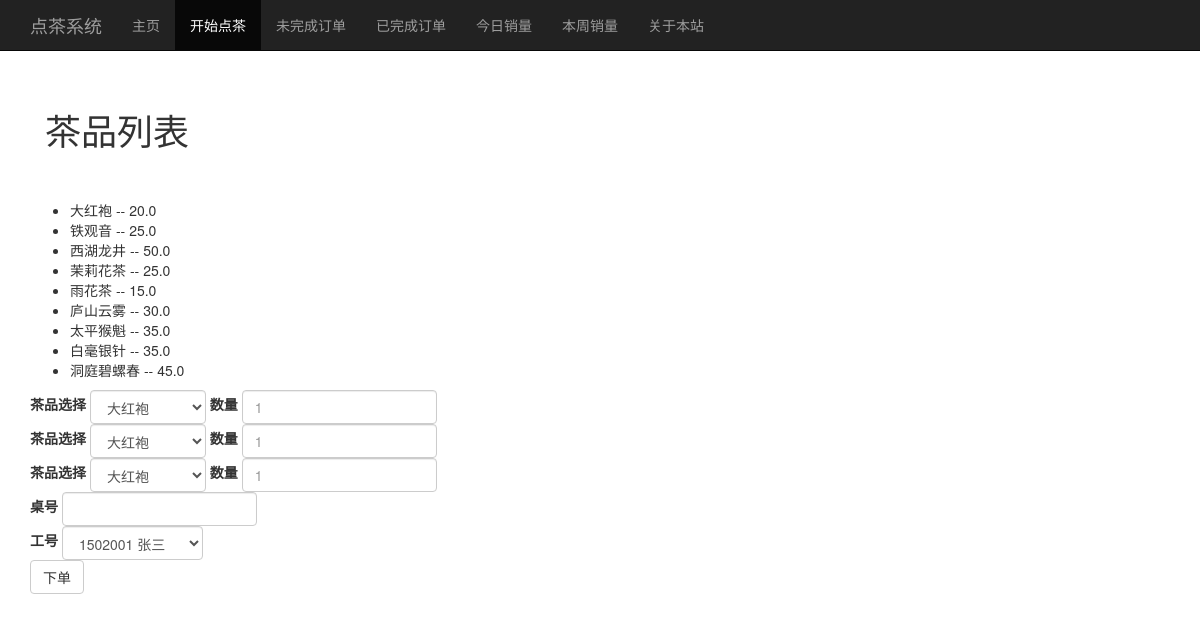
Screenshot of /ordersys/order/ with the database file from the repository.
### ordersys/models.py (models this page shows, shortened)
class Tea(models.Model):
    name = models.CharField(max_length = 20)
    price = models.FloatField()

### ordersys/views.py (the view)
@csrf_exempt
def order(request):
    tea_list = Tea.objects.all()
    emp_list = Employee.objects.all()
    return render(request,'order.html',{'tea_list':tea_list,'emp_list':emp_list})

### templates/order.html (shortened to what this page needs)
{% load staticfiles %}
<!DOCTYPE html>
<html lang="en">
<head>
    <link href="http://cdn.bootcss.com/bootstrap/3.3.5/css/bootstrap.min.css" rel="stylesheet">
    <link href="http://v3.bootcss.com/dist/css/bootstrap-theme.min.css" rel="stylesheet">
    <link href="http://v3.bootcss.com/examples/theme/theme.css" rel="stylesheet">
</head>
<body>
    <nav class="navbar navbar-inverse navbar-fixed-top" role="navigation">
        <div class="container">
            <div class="navbar-header">
                <a href="{% url 'mainpage'%}" class="navbar-brand">点茶系统</a>
            </div>
            <div id="navbar" class="collapse navbar-collapse">
                <ul class="nav navbar-nav">
                    <li><a href="{% url 'mainpage'%}">主页</a></li>
                    <li class="active"><a href="{% url 'ordersys:order' %}">开始点茶</a></li>
                    <li><a href="{% url 'ordersys:unfinorder' %}">未完成订单</a></li>
                    <li><a href="{% url 'ordersys:finorder' %}">已完成订单</a></li>
                    <li><a href="{% url 'ordersys:stat' %}">今日销量</a></li>
                    <li><a href="{% url 'ordersys:statweek' %}">本周销量</a></li>
                    <li><a href="{% url 'about' %}">关于本站</a> </li>
                </ul>
            </div>
        </div>
    </nav>
        <div class="container">
        <div class="starter">
            <h1>茶品列表</h1>
        </div>
        <ul>
            {% for tea in tea_list %}
            <li>{{ tea.name }} -- {{ tea.price }} </li>
            {% endfor %}
        </ul>
    </div>
    <div class="container">
        <form class="form-inline" action="{% url 'ordersys:addorder'%}" method="post">
            <div class="form-group">
                <label for="exampleInputName2">茶品选择</label>
                <select name="select1" class="form-control">
                    {% for tea in tea_list %}
                    <option value="{{ tea.id }}">{{ tea.name }}</option>
                    {% endfor %}
                </select>
            </div>
            <div class="form-group">
                <label for="exampleInputEmail2">数量</label>
                <input type="text" name="number1" class="form-control" id="exampleInputEmail2" placeholder="1">
            </div>
            <div class="form-group">
                <label for="exampleInputName2">茶品选择</label>
                <select name="select2" class="form-control">
                    {% for tea in tea_list %}
                    <option value="{{ tea.id }}">{{ tea.name }}</option>
                    {% endfor %}
                </select>
            </div>
            <div class="form-group">
                <label for="exampleInputEmail2">数量</label>
                <input type="text" name="number2" class="form-control" id="exampleInputEmail2" placeholder="1">
            </div>
            <div class="form-group">
                <label for="exampleInputName2">茶品选择</label>
                <select name="select3" class="form-control">
                    {% for tea in tea_list %}
                    <option value="{{ tea.id }}">{{ tea.name }}</option>
                    {% endfor %}
                </select>
            </div>
            <div class="form-group">
                <label for="exampleInputEmail2">数量</label>
                <input type="text" name="number3" class="form-control" id="exampleInputEmail2" placeholder="1">
            </div>
            <div class="form-group">
                <label for="exampleInputEmail2">桌号</label>
                <input type="text" name="deskid" class="form-control" id="exampleInputEmail2" placeholder="">
            </div>
            <div class="form-group">
                <label for="exampleInputName2">工号</label>
                <select name="select4" class="form-control">
                    {% for emp in emp_list %}
                    <option value="{{ emp.id }}">{{ emp.id }}  {{ emp.name }}</option>
                    {% endfor %}
                </select>
            </div>
            <button type="submit" class="btn btn-default">下单</button>
        </form>
    </div>
</body>
</html>

### templates/order.html (style rules this page uses)
body { padding-top: 50px; }
.starter { padding: 40px 15px; text-align: left; }

### rows the page displays
Tea: name "大红袍", price "20.0"
Tea: name "铁观音", price "25.0"
Tea: name "西湖龙井", price "50.0"
Tea: name "茉莉花茶", price "25.0"
Tea: name "雨花茶", price "15.0"
Tea: name "庐山云雾", price "30.0"
Tea: name "太平猴魁", price "35.0"
Tea: name "白毫银针", price "35.0"
Tea: name "洞庭碧螺春", price "45.0"

### other values shown
form field select1 "大红袍"
form field select2 "大红袍"
form field select3 "大红袍"
form field select4 "1502001 张三"
